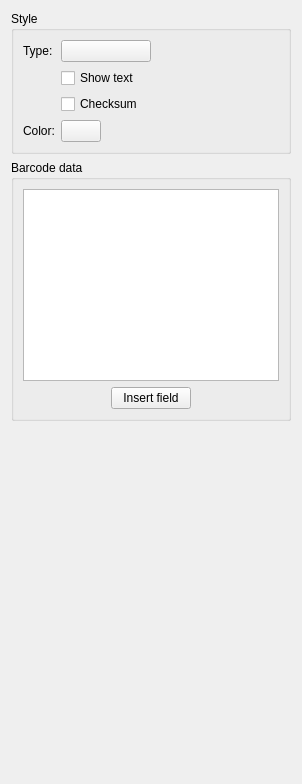
     <widget class="QWidget" name="barcodePage">
      <attribute name="title">
       <string>Barcode</string>
      </attribute>
      <layout class="QGridLayout" name="gridLayout_14">
       <item row="2" column="0">
        <spacer name="verticalSpacer_4">
         <property name="orientation">
          <enum>Qt::Vertical</enum>
         </property>
         <property name="sizeHint" stdset="0">
          <size>
           <width>20</width>
           <height>352</height>
          </size>
         </property>
        </spacer>
       </item>
       <item row="0" column="0">
        <widget class="QGroupBox" name="groupBox_7">
         <property name="title">
          <string>Style</string>
         </property>
         <layout class="QGridLayout" name="gridLayout_9">
          <item row="0" column="0">
           <layout class="QFormLayout" name="formLayout_6">
            <item row="0" column="0">
             <widget class="QLabel" name="label_20">
              <property name="text">
               <string>Type:</string>
              </property>
             </widget>
            </item>
            <item row="1" column="1">
             <widget class="QCheckBox" name="barcodeShowTextCheck">
              <property name="text">
               <string>Show text</string>
              </property>
             </widget>
            </item>
            <item row="2" column="1">
             <widget class="QCheckBox" name="barcodeChecksumCheck">
              <property name="text">
               <string>Checksum</string>
              </property>
             </widget>
            </item>
            <item row="3" column="0">
             <widget class="QLabel" name="label_23">
              <property name="text">
               <string>Color:</string>
              </property>
             </widget>
            </item>
            <item row="3" column="1">
             <layout class="QHBoxLayout" name="horizontalLayout_22">
              <item>
               <widget class="glabels::ColorButton" name="barcodeColorButton">
                <property name="text">
                 <string/>
                </property>
               </widget>
              </item>
              <item>
               <spacer name="horizontalSpacer_18">
                <property name="orientation">
                 <enum>Qt::Horizontal</enum>
                </property>
                <property name="sizeHint" stdset="0">
                 <size>
                  <width>40</width>
                  <height>20</height>
                 </size>
                </property>
               </spacer>
              </item>
             </layout>
            </item>
            <item row="0" column="1">
             <widget class="glabels::BarcodeMenuButton" name="barcodeStyleButton"/>
            </item>
           </layout>
          </item>
          <item row="0" column="1">
           <spacer name="horizontalSpacer_14">
            <property name="orientation">
             <enum>Qt::Horizontal</enum>
            </property>
            <property name="sizeHint" stdset="0">
             <size>
              <width>40</width>
              <height>20</height>
             </size>
            </property>
           </spacer>
          </item>
         </layout>
        </widget>
       </item>
       <item row="1" column="0">
        <widget class="QGroupBox" name="groupBox_8">
         <property name="title">
          <string>Barcode data</string>
         </property>
         <layout class="QGridLayout" name="gridLayout_11">
          <item row="0" column="0">
           <layout class="QGridLayout" name="gridLayout_10">
            <item row="0" column="0">
             <widget class="QTextEdit" name="barcodeDataEdit"/>
            </item>
            <item row="1" column="0">
             <layout class="QHBoxLayout" name="horizontalLayout_15">
              <item>
               <spacer name="horizontalSpacer_3">
                <property name="orientation">
                 <enum>Qt::Horizontal</enum>
                </property>
                <property name="sizeHint" stdset="0">
                 <size>
                  <width>40</width>
                  <height>20</height>
                 </size>
                </property>
               </spacer>
              </item>
              <item>
               <widget class="glabels::FieldButton" name="barcodeInsertFieldButton">
                <property name="text">
                 <string notr="true">Insert field</string>
                </property>
               </widget>
              </item>
              <item>
               <spacer name="horizontalSpacer_12">
                <property name="orientation">
                 <enum>Qt::Horizontal</enum>
                </property>
                <property name="sizeHint" stdset="0">
                 <size>
                  <width>40</width>
                  <height>20</height>
                 </size>
                </property>
               </spacer>
              </item>
             </layout>
            </item>
           </layout>
          </item>
         </layout>
        </widget>
       </item>
      </layout>
     </widget>
